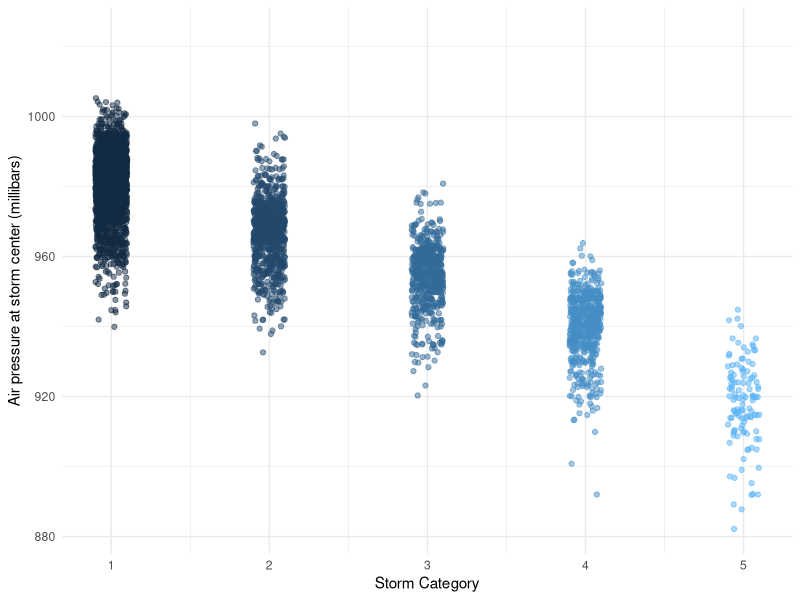

R code for this plot:
## ---- chunk 1
knitr::opts_chunk$set(echo = TRUE)
library(tidyverse)
## ---- chunk 2
summary(storms)
## ---- chunk 3
names(storms)
## ---- chunk 4
ggplot(data = storms, aes(x = category, y = pressure)) +
  geom_jitter(width = 0.1, 
              alpha = 0.5,
              aes(color = category),
              show.legend = FALSE) +
  labs(x = "Storm Category", # edited
       y = "Air pressure at storm center (millibars)"
       ) +
  theme_minimal()
